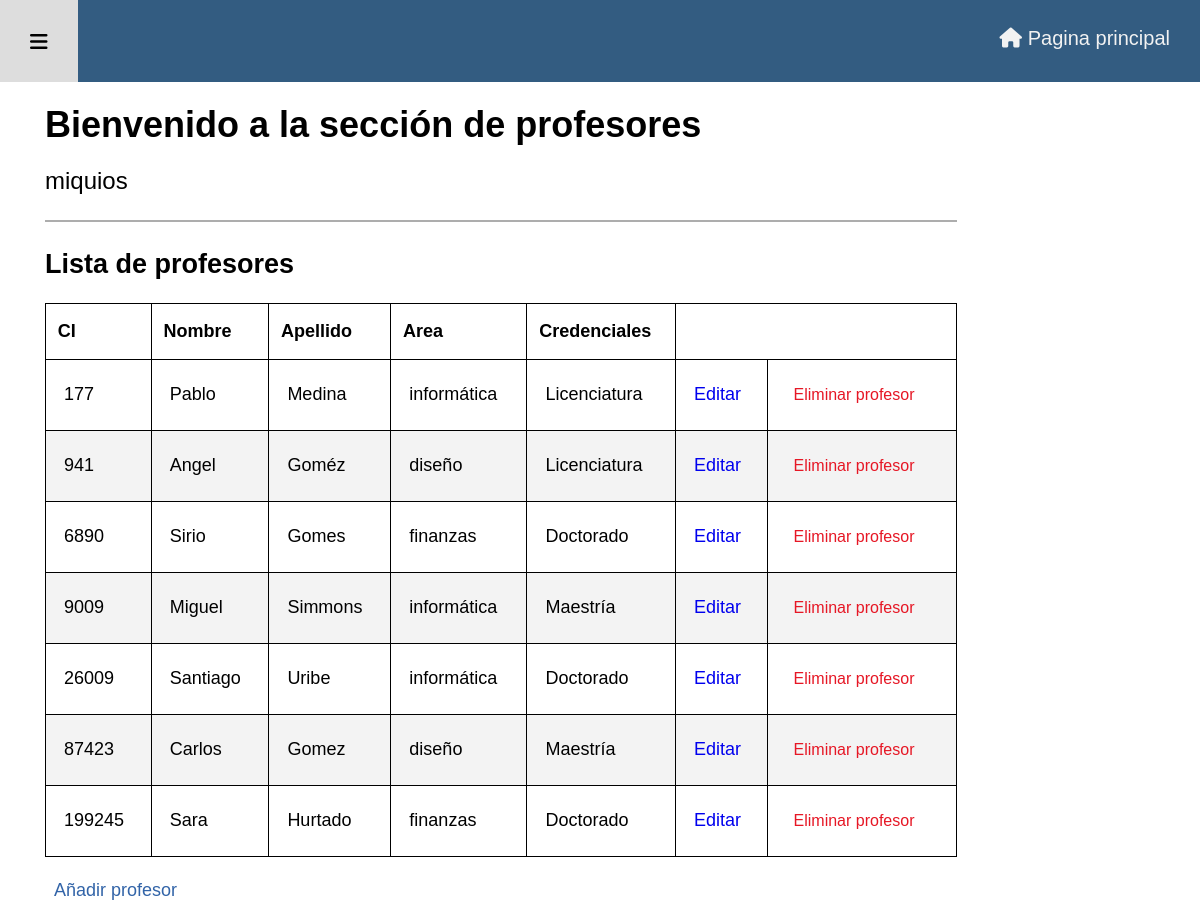
The app's page /admin/profesores.php (signed in) with its own data.
### tables this page shows
CREATE TABLE IF NOT EXISTS `profesor` (
  `ci_profesor` int(11) NOT NULL,
  `nombre_profesor` varchar(255) NOT NULL,
  `apellido_profesor` varchar(255) NOT NULL,
  `id_area` int(11) NOT NULL,
  `id_cred` int(11) NOT NULL,
  PRIMARY KEY (`ci_profesor`),
  KEY `fk_cred` (`id_cred`),
  KEY `foreign_area` (`id_area`)
);

CREATE TABLE IF NOT EXISTS `areas` (
  `id_area` int(11) NOT NULL AUTO_INCREMENT,
  `area` varchar(255) NOT NULL,
  PRIMARY KEY (`id_area`)
);

CREATE TABLE IF NOT EXISTS `credenciales_prof` (
  `id_cred` int(11) NOT NULL AUTO_INCREMENT,
  `credencial` varchar(100) NOT NULL,
  PRIMARY KEY (`id_cred`)
);

### admin/admin_includes/ver_profesores.php (the view, shortened to what this page needs)
<table id="estilo-tabla">
<thead>
    <tr>
        <th>CI</th>
        <th>Nombre</th>
        <th>Apellido</th>
        <th>Area</th>
        <th>Credenciales</th>
    </tr>
</thead>
<tbody>
<?php
echo "<h2>Lista de profesores</h2>";
$query = "SELECT ci_profesor, nombre_profesor, apellido_profesor, areas.area, credenciales_prof.credencial FROM profesor " ;
$query .= "INNER JOIN areas ON profesor.id_area = areas.id_area ";
$query .= "INNER JOIN credenciales_prof ON profesor.id_cred = credenciales_prof.id_cred ";
$stmt = mysqli_stmt_init($conexion);
$preparar = mysqli_stmt_prepare($stmt, $query);
mysqli_stmt_execute($stmt);
$seleccionar_profesores = mysqli_stmt_get_result($stmt);
while($fila = mysqli_fetch_assoc($seleccionar_profesores)) {
    $ci_profesor = $fila['ci_profesor'];
    $nombre_profesor = $fila['nombre_profesor'];
    $apellido_profesor = $fila['apellido_profesor'];
    $area = $fila['area'];
    $credencial = $fila['credencial'];
    echo "<tr>";
    echo "<td>$ci_profesor</td>";
    echo "<td>$nombre_profesor</td>";
    echo "<td>$apellido_profesor</td>";
    echo "<td>$area</td>";
    echo "<td>$credencial</td>";
    echo "<td><a href='profesores.php?direccion=editar_profesor&ci_p=$ci_profesor'>Editar</td>";
    echo "<form action='' method='POST'>";
    echo "<td><input type='submit' name='borrar' class='boton-activo boton-borrar' onClick=\"javascript: return confirm('¿Está seguro de que quiere borrar? (esta acción no se puede deshacer)'); \" value='Eliminar profesor'></td>";
    echo "</form>";
    echo "</tr>";
}
?>
</tbody>
</table>
<div>
    <a class="boton-activo" href="profesores.php?direccion=añadir_profesor">Añadir profesor</a>
</div>

### admin/adm_estilos/estilo-admin.css (style rules this page uses)
html { font-family: 'Josefin Sans', Arial; src: url(adm_fuentes/JosefinSans-VariableFont_wght.ttf); }
body { background-color: white; margin: 0; font-size: 1.125rem; font-weight: 400; line-height: 1.75em; }
table { table-layout: auto; width: 100%; margin: 1em 0; border-collapse: collapse; }
table, td, th { padding: .65em; border: black 1px solid ; }
table thead tr { text-align: left; }
table tbody tr:nth-of-type(even) { background-color: #f3f3f3; }
table a { text-decoration: none; }
.tabla-perfil th, td { padding: 1em; text-align: left; }
.boton-activo { text-decoration: none; color: #3264a8; padding: .5em; }
.boton-borrar { color: #e61725; border: none; background-color: transparent; font-size: 1rem; }

### records on screen
profesor: ci_profesor "177", nombre_profesor "Pablo", apellido_profesor "Medina", id_area.area "informática", id_cred.credencial "Licenciatura"
profesor: ci_profesor "941", nombre_profesor "Angel", apellido_profesor "Goméz", id_area.area "diseño", id_cred.credencial "Licenciatura"
profesor: ci_profesor "6890", nombre_profesor "Sirio", apellido_profesor "Gomes", id_area.area "finanzas", id_cred.credencial "Doctorado"
profesor: ci_profesor "9009", nombre_profesor "Miguel", apellido_profesor "Simmons", id_area.area "informática", id_cred.credencial "Maestría"
profesor: ci_profesor "26009", nombre_profesor "Santiago", apellido_profesor "Uribe", id_area.area "informática", id_cred.credencial "Doctorado"
profesor: ci_profesor "87423", nombre_profesor "Carlos", apellido_profesor "Gomez", id_area.area "diseño", id_cred.credencial "Maestría"
profesor: ci_profesor "199245", nombre_profesor "Sara", apellido_profesor "Hurtado", id_area.area "finanzas", id_cred.credencial "Doctorado"

### other values on screen
$_SESSION['usuario'] "miquios"
